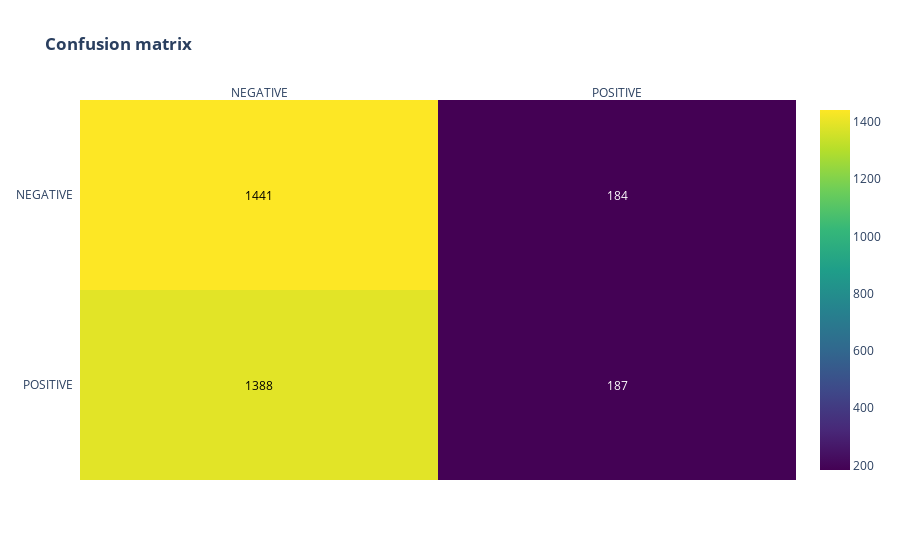

The notebook cell saved with this chart:
### Code cell
y_preds = (model.predict(X_test) > 0.5).astype("int32")
# conf_matrix(metrics.confusion_matrix(y_test, y_preds))
class_report = classification_report(y_test, y_preds, target_names=target_names)
print(class_report)
print("ROC AUC score : ", round(roc_auc_score(y_test, y_preds), 3))
print("Average Precision score : ", round(average_precision_score(y_test, y_preds), 3),)
conf_matrix(metrics.confusion_matrix(y_test, y_preds))

### Figure 1 — Plotly figure (JSON) as saved in the notebook; plotly's stock layout.template omitted (floating-point values rounded to 4 significant figures)
{"data": [{"colorscale": [[0, "#440154"], [0.1111, "#482878"], [0.2222, "#3e4989"], [0.3333, "#31688e"], [0.4444, "#26828e"], [0.5556, "#1f9e89"], [0.6667, "#35b779"], [0.7778, "#6ece58"], [0.8889, "#b5de2b"], [1, "#fde725"]], "reversescale": false, "showscale": true, "type": "heatmap", "x": ["NEGATIVE", "POSITIVE"], "y": ["POSITIVE", "NEGATIVE"], "z": [[1388, 187], [1441, 184]]}], "layout": {"annotations": [{"font": {"color": "#000000"}, "showarrow": false, "text": "1388", "x": "NEGATIVE", "xref": "x", "y": "POSITIVE", "yref": "y"}, {"font": {"color": "#FFFFFF"}, "showarrow": false, "text": "187", "x": "POSITIVE", "xref": "x", "y": "POSITIVE", "yref": "y"}, {"font": {"color": "#000000"}, "showarrow": false, "text": "1441", "x": "NEGATIVE", "xref": "x", "y": "NEGATIVE", "yref": "y"}, {"font": {"color": "#FFFFFF"}, "showarrow": false, "text": "184", "x": "POSITIVE", "xref": "x", "y": "NEGATIVE", "yref": "y"}], "autosize": true, "title": {"text": "<b>Confusion matrix</b>"}, "xaxis": {"autorange": true, "dtick": 1, "gridcolor": "rgb(0, 0, 0)", "range": [-0.5, 1.5], "side": "top", "ticks": "", "type": "category"}, "yaxis": {"autorange": true, "dtick": 1, "range": [-0.5, 1.5], "ticks": "", "ticksuffix": "  ", "type": "category"}}}
